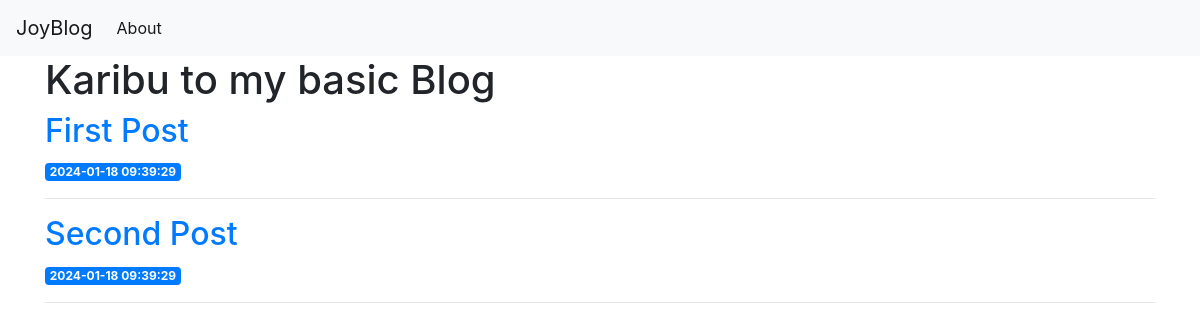
Before: / with the older database file.
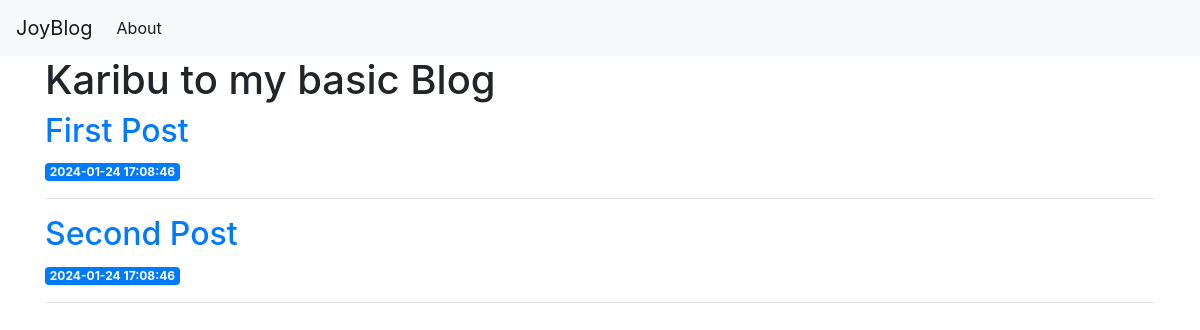
After: the same page with the newer database file.
### tables this page shows
CREATE TABLE posts (
    id INTEGER PRIMARY KEY AUTOINCREMENT,
    created TIMESTAMP NOT NULL DEFAULT CURRENT_TIMESTAMP,
    title TEXT NOT NULL,
    content TEXT NOT NULL
);

### app.py (the view)
@app.route('/')
def index():
    conn = get_db_connection()
    posts = conn.execute('SELECT * FROM posts').fetchall()
    conn.close()
    return render_template('index.html', posts=posts)

### app.py (called while the page is built)
def get_db_connection():
    conn = sqlite3.connect('database.db')
    conn.row_factory = sqlite3.Row
    return conn

### templates/index.html
{% extends 'tmp.html' %}
{% block content %}
    <h1>{% block title %} Karibu to my basic Blog {% endblock %}</h1>
{% for post in posts %}
        <a href="{{ url_for('post', post_id=post['id']) }}">
            <h2>{{ post['title'] }}</h2>
        </a>
        <span class="badge badge-primary">{{ post['created'] }}</span>
        <hr>
    {% endfor %}
{% endblock %}

### templates/tmp.html (shortened to what this page needs)
<!doctype html>
<html lang="en">
  <head>
    <link rel="stylesheet" href="https://stackpath.bootstrapcdn.com/bootstrap/4.3.1/css/bootstrap.min.css">
  </head>
  <body>
    <nav class="navbar navbar-expand-md navbar-light bg-light">
        <a class="navbar-brand" href="{{ url_for('index')}}">JoyBlog</a>
        <div class="collapse navbar-collapse" id="navbarNav">
            <ul class="navbar-nav">
            <li class="nav-item active">
                <a class="nav-link" href="#">About</a>
            </li>
            </ul>
        </div>
    </nav>
    <div class="container">
        {% block content %} {% endblock %}
    </div>
  </body>
</html>

Changed rows visible on the page:
changed posts "First Post": created "2024-01-18 09:39:29" → "2024-01-24 17:08:46"
changed posts "Second Post": created "2024-01-18 09:39:29" → "2024-01-24 17:08:46"
